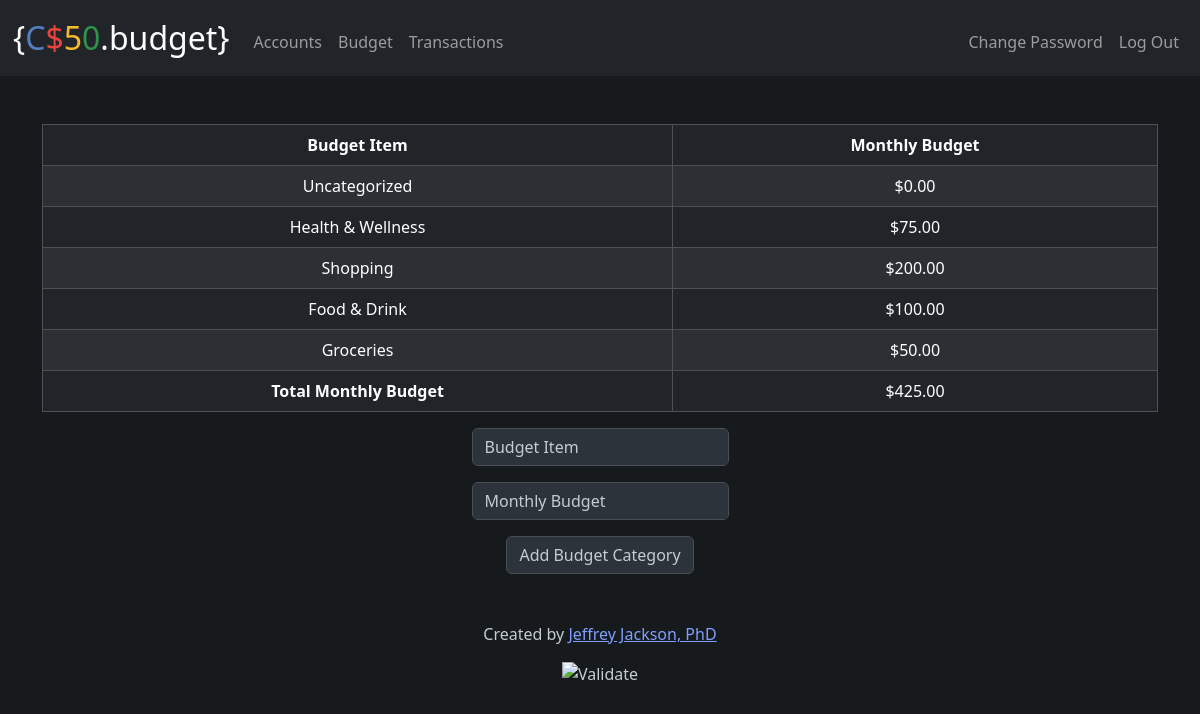
Page /categories (signed in) on the committed database.
### tables this page shows
CREATE TABLE "budget_categories" (
    budget_id INTEGER PRIMARY KEY AUTOINCREMENT NOT NULL,
    name TEXT NOT NULL,
    keywords TEXT,
    monthly_budget NUMERIC NOT NULL DEFAULT 0.00,
    budget_spent NUMERIC NOT NULL DEFAULT 0.00,
    remaining_budget NUMERIC NOT NULL DEFAULT 0.00,
    user_id INTEGER NOT NULL,
    FOREIGN KEY (user_id) REFERENCES users(id)
);

### app.py (the view, shortened to what this page needs)
@app.route("/categories", methods=["GET", "POST"])
@login_required
def categories():
    user_id = session["user_id"]
    categories = db.execute(
        "SELECT name, monthly_budget FROM budget_categories WHERE user_id = ?", user_id
    )
    total_monthly_budget = db.execute(
        "SELECT SUM(monthly_budget) as total_monthly_budget FROM budget_categories WHERE user_id = ?", user_id
    )[0]["total_monthly_budget"]
    if request.method == "GET":
        return render_template("categories.html", categories=categories, total_monthly_budget=total_monthly_budget, usd=usd)

### app.py (called while the page is built)
@app.after_request
def after_request(response):
    response.headers["Cache-Control"] = "no-cache, no-store, must-revalidate"
    response.headers["Expires"] = 0
    response.headers["Pragma"] = "no-cache"
    return response

### helpers.py (called while the page is built)
def login_required(f):
    @wraps(f)
    def decorated_function(*args, **kwargs):
        if session.get("user_id") is None:
            return redirect("/login")
        return f(*args, **kwargs)
    return decorated_function

def usd(value):
    return f"${value:,.2f}"

### templates/categories.html (shortened to what this page needs)
{% extends "layout.html" %}
{% block main %}
    <table class="table table-bordered table-striped table-dark mb-3">
        <thead>
            <tr>
                <th scope="col">Budget Item</th>
                <th scope="col">Monthly Budget</th>
            </tr>
        </thead>
        <tbody>
            {% for category in categories %}
                <tr>
                    <td> {{ category.name }}</td>
                    <td> {{ usd(category.monthly_budget) }}</td>
                </tr>
            {% endfor %}
            <tr class="bg-success">
                <th scope="row">Total Monthly Budget</th>
                <td >{{ usd(total_monthly_budget) }}</td>
            </tr>
        </tbody>
    </table>
    <form action="/categories" method="post">
        <div class="mb-3">
            <input autocomplete="off" autofocus class="form-control mx-auto w-auto" name="name" placeholder="Budget Item" type="text">
        </div>
        <div class="mb-3">
            <input autocomplete="off" class="form-control mx-auto w-auto" name="monthly_budget" placeholder="Monthly Budget" type="number" min="0">
        </div>
        <button class="btn btn-primary" type="submit">Add Budget Category</button>
    </form>
{% endblock %}

### static/dark-theme.css (style rules this page uses)
body { color: #eee; background-color: #161a1d; }
input.form-control { color: #c5ccd3; border-color: #495057; background-color: #2c333a; }
input.form-control::placeholder { color: #c5ccd3; border-color: #495057; background-color: #2c333a; }
button.btn { color: #c5ccd3; border-color: #495057; background-color: #2c333a; }

### rows in the picture
budget_categories: name "Uncategorized", monthly_budget "$0.00"
budget_categories: name "Health & Wellness", monthly_budget "$75.00"
budget_categories: name "Shopping", monthly_budget "$200.00"
budget_categories: name "Food & Drink", monthly_budget "$100.00"
budget_categories: name "Groceries", monthly_budget "$50.00"

### other values in the picture
{{ usd(total_monthly_budget) }} "$425.00"
